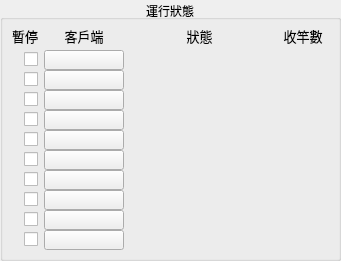
     <widget class="QGroupBox" name="groupStatus">
      <property name="geometry">
       <rect>
        <x>20</x>
        <y>70</y>
        <width>341</width>
        <height>261</height>
       </rect>
      </property>
      <property name="title">
       <string>運行狀態</string>
      </property>
      <property name="alignment">
       <set>Qt::AlignCenter</set>
      </property>
      <widget class="QWidget" name="gridLayoutWidget">
       <property name="geometry">
        <rect>
         <x>10</x>
         <y>50</y>
         <width>321</width>
         <height>201</height>
        </rect>
       </property>
       <layout class="QGridLayout" name="gridStatus" rowminimumheight="20,20,20,20,20,20,20,20,20,20">
        <property name="spacing">
         <number>0</number>
        </property>
        <item row="0" column="0">
         <widget class="QWidget" name="statusHwnd_1" native="true">
          <property name="maximumSize">
           <size>
            <width>16777215</width>
            <height>20</height>
           </size>
          </property>
          <layout class="QHBoxLayout" name="layoutStatusHwnd_1" stretch="1,0,5,2">
           <property name="leftMargin">
            <number>0</number>
           </property>
           <property name="topMargin">
            <number>0</number>
           </property>
           <property name="rightMargin">
            <number>0</number>
           </property>
           <property name="bottomMargin">
            <number>0</number>
           </property>
           <item>
            <widget class="QCheckBox" name="checkPauseHwnd_1">
             <property name="layoutDirection">
              <enum>Qt::RightToLeft</enum>
             </property>
             <property name="text">
              <string/>
             </property>
            </widget>
           </item>
           <item>
            <widget class="QToolButton" name="btnHwndHwnd_1">
             <property name="minimumSize">
              <size>
               <width>80</width>
               <height>0</height>
              </size>
             </property>
             <property name="toolTip">
              <string>按下按鈕將把此客戶端的視窗移到最上層</string>
             </property>
             <property name="text">
              <string/>
             </property>
            </widget>
           </item>
           <item>
            <widget class="QLabel" name="lblStatusHwnd_1">
             <property name="text">
              <string/>
             </property>
             <property name="alignment">
              <set>Qt::AlignCenter</set>
             </property>
            </widget>
           </item>
           <item>
            <widget class="QLabel" name="lblCountHwnd_1">
             <property name="text">
              <string/>
             </property>
             <property name="alignment">
              <set>Qt::AlignCenter</set>
             </property>
            </widget>
           </item>
          </layout>
         </widget>
        </item>
        <item row="1" column="0">
         <widget class="QWidget" name="statusHwnd_2" native="true">
          <property name="maximumSize">
           <size>
            <width>16777215</width>
            <height>20</height>
           </size>
          </property>
          <layout class="QHBoxLayout" name="layoutStatusHwnd_2" stretch="1,0,5,2">
           <property name="leftMargin">
            <number>0</number>
           </property>
           <property name="topMargin">
            <number>0</number>
           </property>
           <property name="rightMargin">
            <number>0</number>
           </property>
           <property name="bottomMargin">
            <number>0</number>
           </property>
           <item>
            <widget class="QCheckBox" name="checkPauseHwnd_2">
             <property name="layoutDirection">
              <enum>Qt::RightToLeft</enum>
             </property>
             <property name="text">
              <string/>
             </property>
            </widget>
           </item>
           <item>
            <widget class="QToolButton" name="btnHwndHwnd_2">
             <property name="minimumSize">
              <size>
               <width>80</width>
               <height>0</height>
              </size>
             </property>
             <property name="toolTip">
              <string>按下按鈕將把此客戶端的視窗移到最上層</string>
             </property>
             <property name="text">
              <string/>
             </property>
            </widget>
           </item>
           <item>
            <widget class="QLabel" name="lblStatusHwnd_2">
             <property name="text">
              <string/>
             </property>
             <property name="alignment">
              <set>Qt::AlignCenter</set>
             </property>
            </widget>
           </item>
           <item>
            <widget class="QLabel" name="lblCountHwnd_2">
             <property name="text">
              <string/>
             </property>
             <property name="alignment">
              <set>Qt::AlignCenter</set>
             </property>
            </widget>
           </item>
          </layout>
         </widget>
        </item>
        <item row="2" column="0">
         <widget class="QWidget" name="statusHwnd_3" native="true">
          <property name="maximumSize">
           <size>
            <width>16777215</width>
            <height>20</height>
           </size>
          </property>
          <layout class="QHBoxLayout" name="layoutStatusHwnd_3" stretch="1,0,5,2">
           <property name="leftMargin">
            <number>0</number>
           </property>
           <property name="topMargin">
            <number>0</number>
           </property>
           <property name="rightMargin">
            <number>0</number>
           </property>
           <property name="bottomMargin">
            <number>0</number>
           </property>
           <item>
            <widget class="QCheckBox" name="checkPauseHwnd_3">
             <property name="layoutDirection">
              <enum>Qt::RightToLeft</enum>
             </property>
             <property name="text">
              <string/>
             </property>
            </widget>
           </item>
           <item>
            <widget class="QToolButton" name="btnHwndHwnd_3">
             <property name="minimumSize">
              <size>
               <width>80</width>
               <height>0</height>
              </size>
             </property>
             <property name="toolTip">
              <string>按下按鈕將把此客戶端的視窗移到最上層</string>
             </property>
             <property name="text">
              <string/>
             </property>
            </widget>
           </item>
           <item>
            <widget class="QLabel" name="lblStatusHwnd_3">
             <property name="text">
              <string/>
             </property>
             <property name="alignment">
              <set>Qt::AlignCenter</set>
             </property>
            </widget>
           </item>
           <item>
            <widget class="QLabel" name="lblCountHwnd_3">
             <property name="text">
              <string/>
             </property>
             <property name="alignment">
              <set>Qt::AlignCenter</set>
             </property>
            </widget>
           </item>
          </layout>
         </widget>
        </item>
        <item row="3" column="0">
         <widget class="QWidget" name="statusHwnd_4" native="true">
          <property name="maximumSize">
           <size>
            <width>16777215</width>
            <height>20</height>
           </size>
          </property>
          <layout class="QHBoxLayout" name="layoutStatusHwnd_4" stretch="1,0,5,2">
           <property name="leftMargin">
            <number>0</number>
           </property>
           <property name="topMargin">
            <number>0</number>
           </property>
           <property name="rightMargin">
            <number>0</number>
           </property>
           <property name="bottomMargin">
            <number>0</number>
           </property>
           <item>
            <widget class="QCheckBox" name="checkPauseHwnd_4">
             <property name="layoutDirection">
              <enum>Qt::RightToLeft</enum>
             </property>
             <property name="text">
              <string/>
             </property>
            </widget>
           </item>
           <item>
            <widget class="QToolButton" name="btnHwndHwnd_4">
             <property name="minimumSize">
              <size>
               <width>80</width>
               <height>0</height>
              </size>
             </property>
             <property name="toolTip">
              <string>按下按鈕將把此客戶端的視窗移到最上層</string>
             </property>
             <property name="text">
              <string/>
             </property>
            </widget>
           </item>
           <item>
            <widget class="QLabel" name="lblStatusHwnd_4">
             <property name="text">
              <string/>
             </property>
             <property name="alignment">
              <set>Qt::AlignCenter</set>
             </property>
            </widget>
           </item>
           <item>
            <widget class="QLabel" name="lblCountHwnd_4">
             <property name="text">
              <string/>
             </property>
             <property name="alignment">
              <set>Qt::AlignCenter</set>
             </property>
            </widget>
           </item>
          </layout>
         </widget>
        </item>
        <item row="4" column="0">
         <widget class="QWidget" name="statusHwnd_5" native="true">
          <property name="maximumSize">
           <size>
            <width>16777215</width>
            <height>20</height>
           </size>
          </property>
          <layout class="QHBoxLayout" name="layoutStatusHwnd_5" stretch="1,0,5,2">
           <property name="leftMargin">
            <number>0</number>
           </property>
           <property name="topMargin">
            <number>0</number>
           </property>
           <property name="rightMargin">
            <number>0</number>
           </property>
           <property name="bottomMargin">
            <number>0</number>
           </property>
           <item>
            <widget class="QCheckBox" name="checkPauseHwnd_5">
             <property name="layoutDirection">
              <enum>Qt::RightToLeft</enum>
             </property>
             <property name="text">
              <string/>
             </property>
            </widget>
           </item>
           <item>
            <widget class="QToolButton" name="btnHwndHwnd_5">
             <property name="minimumSize">
              <size>
               <width>80</width>
               <height>0</height>
              </size>
             </property>
             <property name="toolTip">
              <string>按下按鈕將把此客戶端的視窗移到最上層</string>
             </property>
             <property name="text">
              <string/>
             </property>
            </widget>
           </item>
           <item>
            <widget class="QLabel" name="lblStatusHwnd_5">
             <property name="text">
              <string/>
             </property>
             <property name="alignment">
              <set>Qt::AlignCenter</set>
             </property>
            </widget>
           </item>
           <item>
            <widget class="QLabel" name="lblCountHwnd_5">
             <property name="text">
              <string/>
             </property>
             <property name="alignment">
              <set>Qt::AlignCenter</set>
             </property>
            </widget>
           </item>
          </layout>
         </widget>
        </item>
        <item row="5" column="0">
         <widget class="QWidget" name="statusHwnd_6" native="true">
          <property name="maximumSize">
           <size>
            <width>16777215</width>
            <height>20</height>
           </size>
          </property>
          <layout class="QHBoxLayout" name="layoutStatusHwnd_6" stretch="1,0,5,2">
           <property name="leftMargin">
            <number>0</number>
           </property>
           <property name="topMargin">
            <number>0</number>
           </property>
           <property name="rightMargin">
            <number>0</number>
           </property>
           <property name="bottomMargin">
            <number>0</number>
           </property>
           <item>
            <widget class="QCheckBox" name="checkPauseHwnd_6">
             <property name="layoutDirection">
              <enum>Qt::RightToLeft</enum>
             </property>
             <property name="text">
              <string/>
             </property>
            </widget>
           </item>
           <item>
            <widget class="QToolButton" name="btnHwndHwnd_6">
             <property name="minimumSize">
              <size>
               <width>80</width>
               <height>0</height>
              </size>
             </property>
             <property name="toolTip">
              <string>按下按鈕將把此客戶端的視窗移到最上層</string>
             </property>
             <property name="text">
              <string/>
             </property>
            </widget>
           </item>
           <item>
            <widget class="QLabel" name="lblStatusHwnd_6">
             <property name="text">
              <string/>
             </property>
             <property name="alignment">
              <set>Qt::AlignCenter</set>
             </property>
            </widget>
           </item>
           <item>
            <widget class="QLabel" name="lblCountHwnd_6">
             <property name="text">
              <string/>
             </property>
             <property name="alignment">
              <set>Qt::AlignCenter</set>
             </property>
            </widget>
           </item>
          </layout>
         </widget>
        </item>
        <item row="6" column="0">
         <widget class="QWidget" name="statusHwnd_7" native="true">
          <property name="maximumSize">
           <size>
            <width>16777215</width>
            <height>20</height>
           </size>
          </property>
          <layout class="QHBoxLayout" name="layoutStatusHwnd_7" stretch="1,0,5,2">
           <property name="leftMargin">
            <number>0</number>
           </property>
           <property name="topMargin">
            <number>0</number>
           </property>
           <property name="rightMargin">
            <number>0</number>
           </property>
           <property name="bottomMargin">
            <number>0</number>
           </property>
           <item>
            <widget class="QCheckBox" name="checkPauseHwnd_7">
             <property name="layoutDirection">
              <enum>Qt::RightToLeft</enum>
             </property>
             <property name="text">
              <string/>
             </property>
            </widget>
           </item>
           <item>
            <widget class="QToolButton" name="btnHwndHwnd_7">
             <property name="minimumSize">
              <size>
               <width>80</width>
               <height>0</height>
              </size>
             </property>
             <property name="toolTip">
              <string>按下按鈕將把此客戶端的視窗移到最上層</string>
             </property>
             <property name="text">
              <string/>
             </property>
            </widget>
           </item>
           <item>
            <widget class="QLabel" name="lblStatusHwnd_7">
             <property name="text">
              <string/>
             </property>
             <property name="alignment">
              <set>Qt::AlignCenter</set>
             </property>
            </widget>
           </item>
           <item>
            <widget class="QLabel" name="lblCountHwnd_7">
             <property name="text">
              <string/>
             </property>
             <property name="alignment">
              <set>Qt::AlignCenter</set>
             </property>
            </widget>
           </item>
          </layout>
         </widget>
        </item>
        <item row="7" column="0">
         <widget class="QWidget" name="statusHwnd_8" native="true">
          <property name="maximumSize">
           <size>
            <width>16777215</width>
            <height>20</height>
           </size>
          </property>
          <layout class="QHBoxLayout" name="layoutStatusHwnd_8" stretch="1,0,5,2">
           <property name="leftMargin">
            <number>0</number>
           </property>
           <property name="topMargin">
            <number>0</number>
           </property>
           <property name="rightMargin">
            <number>0</number>
           </property>
           <property name="bottomMargin">
            <number>0</number>
           </property>
           <item>
            <widget class="QCheckBox" name="checkPauseHwnd_8">
             <property name="layoutDirection">
              <enum>Qt::RightToLeft</enum>
             </property>
             <property name="text">
              <string/>
             </property>
            </widget>
           </item>
           <item>
            <widget class="QToolButton" name="btnHwndHwnd_8">
             <property name="minimumSize">
              <size>
               <width>80</width>
               <height>0</height>
              </size>
             </property>
             <property name="toolTip">
              <string>按下按鈕將把此客戶端的視窗移到最上層</string>
             </property>
             <property name="text">
              <string/>
             </property>
            </widget>
           </item>
           <item>
            <widget class="QLabel" name="lblStatusHwnd_8">
             <property name="text">
              <string/>
             </property>
             <property name="alignment">
              <set>Qt::AlignCenter</set>
             </property>
            </widget>
           </item>
           <item>
            <widget class="QLabel" name="lblCountHwnd_8">
             <property name="text">
              <string/>
             </property>
             <property name="alignment">
              <set>Qt::AlignCenter</set>
             </property>
            </widget>
           </item>
          </layout>
         </widget>
        </item>
        <item row="8" column="0">
         <widget class="QWidget" name="statusHwnd_9" native="true">
          <property name="maximumSize">
           <size>
            <width>16777215</width>
            <height>20</height>
           </size>
          </property>
          <layout class="QHBoxLayout" name="layoutStatusHwnd_9" stretch="1,0,5,2">
           <property name="leftMargin">
            <number>0</number>
           </property>
           <property name="topMargin">
            <number>0</number>
           </property>
           <property name="rightMargin">
            <number>0</number>
           </property>
           <property name="bottomMargin">
            <number>0</number>
           </property>
           <item>
            <widget class="QCheckBox" name="checkPauseHwnd_9">
             <property name="layoutDirection">
              <enum>Qt::RightToLeft</enum>
             </property>
             <property name="text">
              <string/>
             </property>
            </widget>
           </item>
           <item>
            <widget class="QToolButton" name="btnHwndHwnd_9">
             <property name="minimumSize">
              <size>
               <width>80</width>
               <height>0</height>
              </size>
             </property>
             <property name="toolTip">
              <string>按下按鈕將把此客戶端的視窗移到最上層</string>
             </property>
             <property name="text">
              <string/>
             </property>
            </widget>
           </item>
           <item>
            <widget class="QLabel" name="lblStatusHwnd_9">
             <property name="text">
              <string/>
             </property>
             <property name="alignment">
              <set>Qt::AlignCenter</set>
             </property>
            </widget>
           </item>
           <item>
            <widget class="QLabel" name="lblCountHwnd_9">
             <property name="text">
              <string/>
             </property>
             <property name="alignment">
              <set>Qt::AlignCenter</set>
             </property>
            </widget>
           </item>
          </layout>
         </widget>
        </item>
        <item row="9" column="0">
         <widget class="QWidget" name="statusHwnd_10" native="true">
          <property name="maximumSize">
           <size>
            <width>16777215</width>
            <height>20</height>
           </size>
          </property>
          <layout class="QHBoxLayout" name="layoutStatusHwnd_10" stretch="1,0,5,2">
           <property name="leftMargin">
            <number>0</number>
           </property>
           <property name="topMargin">
            <number>0</number>
           </property>
           <property name="rightMargin">
            <number>0</number>
           </property>
           <property name="bottomMargin">
            <number>0</number>
           </property>
           <item>
            <widget class="QCheckBox" name="checkPauseHwnd_10">
             <property name="layoutDirection">
              <enum>Qt::RightToLeft</enum>
             </property>
             <property name="text">
              <string/>
             </property>
            </widget>
           </item>
           <item>
            <widget class="QToolButton" name="btnHwndHwnd_10">
             <property name="minimumSize">
              <size>
               <width>80</width>
               <height>0</height>
              </size>
             </property>
             <property name="toolTip">
              <string>按下按鈕將把此客戶端的視窗移到最上層</string>
             </property>
             <property name="text">
              <string/>
             </property>
            </widget>
           </item>
           <item>
            <widget class="QLabel" name="lblStatusHwnd_10">
             <property name="text">
              <string/>
             </property>
             <property name="alignment">
              <set>Qt::AlignCenter</set>
             </property>
            </widget>
           </item>
           <item>
            <widget class="QLabel" name="lblCountHwnd_10">
             <property name="text">
              <string/>
             </property>
             <property name="alignment">
              <set>Qt::AlignCenter</set>
             </property>
            </widget>
           </item>
          </layout>
         </widget>
        </item>
       </layout>
       <zorder>statusHwnd_10</zorder>
       <zorder>statusHwnd_9</zorder>
       <zorder>statusHwnd_8</zorder>
       <zorder>statusHwnd_7</zorder>
       <zorder>statusHwnd_6</zorder>
       <zorder>statusHwnd_5</zorder>
       <zorder>statusHwnd_4</zorder>
       <zorder>statusHwnd_3</zorder>
       <zorder>statusHwnd_2</zorder>
       <zorder>statusHwnd_1</zorder>
      </widget>
      <widget class="QWidget" name="horizontalLayoutWidget_8">
       <property name="geometry">
        <rect>
         <x>10</x>
         <y>20</y>
         <width>321</width>
         <height>31</height>
        </rect>
       </property>
       <layout class="QHBoxLayout" name="layoutStatusTitle" stretch="1,0,5,2">
        <item>
         <widget class="QLabel" name="lblPauseTitle">
          <property name="font">
           <font>
            <pointsize>10</pointsize>
           </font>
          </property>
          <property name="text">
           <string>暫停</string>
          </property>
          <property name="alignment">
           <set>Qt::AlignRight|Qt::AlignTrailing|Qt::AlignVCenter</set>
          </property>
         </widget>
        </item>
        <item>
         <widget class="QLabel" name="lblHwndTitle">
          <property name="minimumSize">
           <size>
            <width>80</width>
            <height>0</height>
           </size>
          </property>
          <property name="font">
           <font>
            <pointsize>10</pointsize>
           </font>
          </property>
          <property name="text">
           <string>客戶端</string>
          </property>
          <property name="alignment">
           <set>Qt::AlignCenter</set>
          </property>
         </widget>
        </item>
        <item>
         <widget class="QLabel" name="lblStatusTitle">
          <property name="font">
           <font>
            <pointsize>10</pointsize>
           </font>
          </property>
          <property name="text">
           <string>狀態</string>
          </property>
          <property name="alignment">
           <set>Qt::AlignCenter</set>
          </property>
         </widget>
        </item>
        <item>
         <widget class="QLabel" name="lblCountTitle">
          <property name="font">
           <font>
            <pointsize>10</pointsize>
           </font>
          </property>
          <property name="text">
           <string>收竿數</string>
          </property>
          <property name="alignment">
           <set>Qt::AlignCenter</set>
          </property>
         </widget>
        </item>
       </layout>
      </widget>
     </widget>
